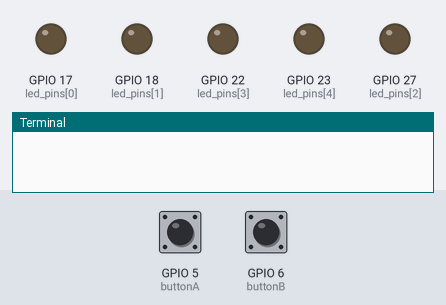
Bench run of a program on a simulated Raspberry Pi (BCM pin numbers). On the bench: output pins drawn as LEDs (lit = HIGH), the last lines printed to the terminal. Inputs (shaded band) come from the test bench; at power-on: GPIO 5 (buttonA) HIGH, GPIO 6 (buttonB) HIGH.

Above: at 1.2 s.
1.3 s: GPIO 5 (buttonA) pulled LOW for 0.15 s
At 1.6 s:
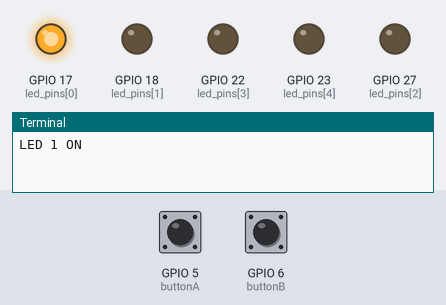
2.9 s: GPIO 5 (buttonA) pulled LOW for 1 s
At 4.3 s:
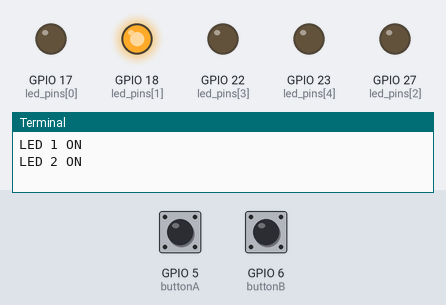
5.4 s: GPIO 5 (buttonA) pulled LOW for 0.15 s
At 6.2 s:
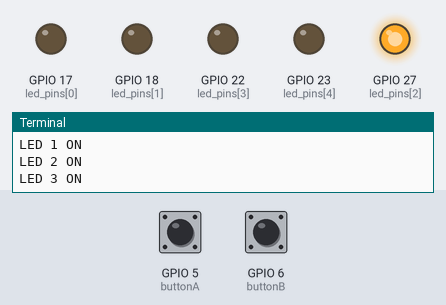
7.0 s: GPIO 5 (buttonA) pulled LOW for 3.2 s
At 7.4 s:
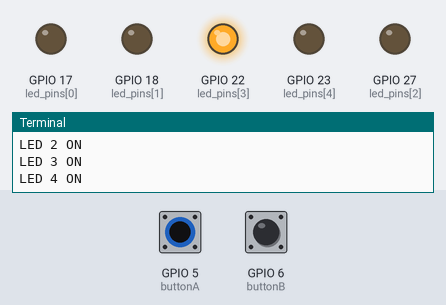
11.7 s: GPIO 5 (buttonA) pulled LOW for 0.15 s
At 12.2 s:
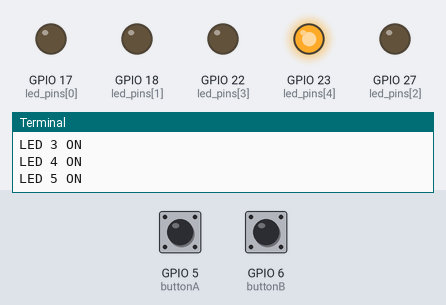
13.3 s: GPIO 6 (buttonB) pulled LOW for 0.15 s
At 14.6 s:
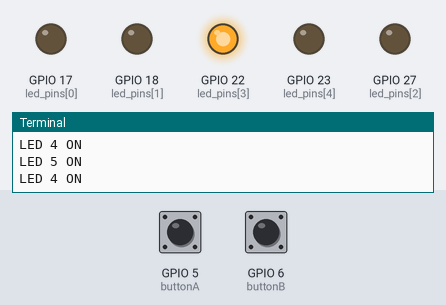
Timing chart, 0 to 15.9 s (numbered marks = the images above; inputs shaded):
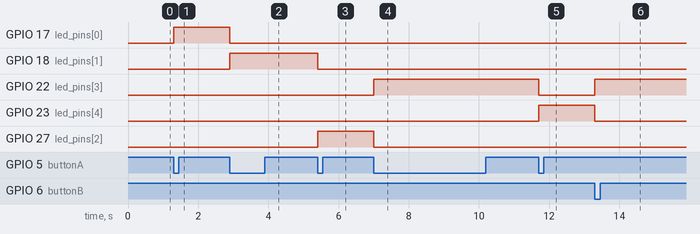

The program:

5LED2PB.py
```python
import RPi.GPIO as GPIO

# ===== GPIO PIN SETUP =====
buttonA = 5  # Button to increment
buttonB = 6  # Button to decrement
led_pins = [17, 18, 27, 22, 23]  # LEDs from 1 to 5

# ===== INITIALIZATION =====
GPIO.setmode(GPIO.BCM)
GPIO.setwarnings(False)

# Setup LED pins
for pin in led_pins:
    GPIO.setup(pin, GPIO.OUT)
    GPIO.output(pin, GPIO.LOW)

# Setup button pins
GPIO.setup(buttonA, GPIO.IN, pull_up_down=GPIO.PUD_UP)
GPIO.setup(buttonB, GPIO.IN, pull_up_down=GPIO.PUD_UP)

# ===== STATE VARIABLES =====
current_index = -1  # -1 means all LEDs are off
buttonA_pressed = False
buttonB_pressed = False

# ===== HELPER FUNCTION =====
def update_leds(index):
    for i, pin in enumerate(led_pins):
        GPIO.output(pin, GPIO.HIGH if i == index else GPIO.LOW)

# ===== MAIN LOOP =====
try:
    while True:
        # Handle Button A (increment)
        if GPIO.input(buttonA) == GPIO.LOW:
            if not buttonA_pressed:
                if current_index < len(led_pins) - 1:
                    current_index += 1
                    update_leds(current_index)
                    print(f"LED {current_index + 1} ON")
                buttonA_pressed = True
        else:
            buttonA_pressed = False

        # Handle Button B (decrement)
        if GPIO.input(buttonB) == GPIO.LOW:
            if not buttonB_pressed:
                if current_index > -1:
                    current_index -= 1
                    update_leds(current_index)
                    if current_index >= 0:
                        print(f"LED {current_index + 1} ON")
                    else:
                        print("All LEDs OFF")
                buttonB_pressed = True
        else:
            buttonB_pressed = False

except KeyboardInterrupt:
    print("\nProgram stopped by user.")

finally:
    GPIO.cleanup()
```

Measured:
- after the input at 1.3 s, GPIO 17 (led_pins[0]): LOW → HIGH at once
- after the input at 2.9 s, GPIO 17 (led_pins[0]): HIGH → LOW at once; GPIO 18 (led_pins[1]): LOW → HIGH at once
- after the input at 5.4 s, GPIO 18 (led_pins[1]): HIGH → LOW at once; GPIO 27 (led_pins[2]): LOW → HIGH at once
- after the input at 7.0 s, GPIO 22 (led_pins[3]): LOW → HIGH at once; GPIO 27 (led_pins[2]): HIGH → LOW at once
- after the input at 11.7 s, GPIO 22 (led_pins[3]): HIGH → LOW at once; GPIO 23 (led_pins[4]): LOW → HIGH at once
- after the input at 13.3 s, GPIO 22 (led_pins[3]): LOW → HIGH at once; GPIO 23 (led_pins[4]): HIGH → LOW at once
